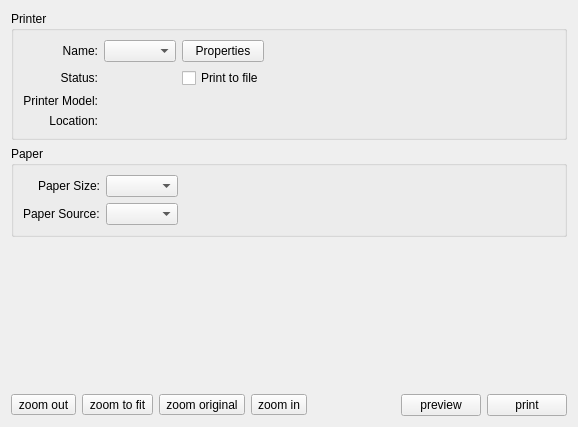
<?xml version="1.0" encoding="UTF-8"?>
<ui version="4.0">
 <class>cPrint</class>
 <widget class="QWidget" name="cPrint">
  <property name="geometry">
   <rect>
    <x>0</x>
    <y>0</y>
    <width>578</width>
    <height>427</height>
   </rect>
  </property>
  <property name="windowTitle">
   <string>Form</string>
  </property>
  <layout class="QGridLayout" name="gridLayout">
   <item row="0" column="0">
    <layout class="QVBoxLayout" name="verticalLayout" stretch="1,0">
     <item>
      <widget class="QSplitter" name="m_lpSplitter">
       <property name="orientation">
        <enum>Qt::Horizontal</enum>
       </property>
       <widget class="QWidget" name="layoutWidget">
        <layout class="QVBoxLayout" name="verticalLayout_2">
         <item>
          <widget class="QGroupBox" name="groupBox">
           <property name="title">
            <string>Printer</string>
           </property>
           <layout class="QGridLayout" name="gridLayout_3">
            <item row="0" column="0">
             <layout class="QGridLayout" name="gridLayout_2">
              <item row="1" column="3">
               <widget class="QCheckBox" name="m_lpPrintToFile">
                <property name="text">
                 <string>Print to file</string>
                </property>
               </widget>
              </item>
              <item row="0" column="1">
               <widget class="QLabel" name="label_2">
                <property name="text">
                 <string>Name:</string>
                </property>
                <property name="alignment">
                 <set>Qt::AlignRight|Qt::AlignTrailing|Qt::AlignVCenter</set>
                </property>
               </widget>
              </item>
              <item row="1" column="2">
               <widget class="QLabel" name="m_lpPrinterStatus">
                <property name="text">
                 <string/>
                </property>
               </widget>
              </item>
              <item row="0" column="4">
               <spacer name="horizontalSpacer_4">
                <property name="orientation">
                 <enum>Qt::Horizontal</enum>
                </property>
                <property name="sizeHint" stdset="0">
                 <size>
                  <width>40</width>
                  <height>20</height>
                 </size>
                </property>
               </spacer>
              </item>
              <item row="2" column="2" colspan="2">
               <widget class="QLabel" name="m_lpPrinterMakeAndModel">
                <property name="text">
                 <string/>
                </property>
               </widget>
              </item>
              <item row="0" column="2">
               <widget class="QComboBox" name="m_lpPrinterSelect"/>
              </item>
              <item row="0" column="3">
               <widget class="QPushButton" name="m_lpPrinterProperties">
                <property name="text">
                 <string>Properties</string>
                </property>
               </widget>
              </item>
              <item row="2" column="1">
               <widget class="QLabel" name="label">
                <property name="text">
                 <string>Printer Model:</string>
                </property>
                <property name="alignment">
                 <set>Qt::AlignRight|Qt::AlignTrailing|Qt::AlignVCenter</set>
                </property>
               </widget>
              </item>
              <item row="1" column="1">
               <widget class="QLabel" name="label_4">
                <property name="text">
                 <string>Status:</string>
                </property>
                <property name="alignment">
                 <set>Qt::AlignRight|Qt::AlignTrailing|Qt::AlignVCenter</set>
                </property>
               </widget>
              </item>
              <item row="3" column="2" colspan="2">
               <widget class="QLabel" name="m_lpPrinterLocation">
                <property name="text">
                 <string/>
                </property>
               </widget>
              </item>
              <item row="3" column="1">
               <widget class="QLabel" name="label_5">
                <property name="text">
                 <string>Location:</string>
                </property>
                <property name="alignment">
                 <set>Qt::AlignRight|Qt::AlignTrailing|Qt::AlignVCenter</set>
                </property>
               </widget>
              </item>
             </layout>
            </item>
           </layout>
          </widget>
         </item>
         <item>
          <widget class="QGroupBox" name="groupBox_2">
           <property name="title">
            <string>Paper</string>
           </property>
           <layout class="QGridLayout" name="gridLayout_5">
            <item row="0" column="0">
             <layout class="QGridLayout" name="gridLayout_4">
              <item row="0" column="0">
               <widget class="QLabel" name="label_3">
                <property name="text">
                 <string>Paper Size:</string>
                </property>
                <property name="alignment">
                 <set>Qt::AlignRight|Qt::AlignTrailing|Qt::AlignVCenter</set>
                </property>
               </widget>
              </item>
              <item row="0" column="2">
               <spacer name="horizontalSpacer_3">
                <property name="orientation">
                 <enum>Qt::Horizontal</enum>
                </property>
                <property name="sizeHint" stdset="0">
                 <size>
                  <width>40</width>
                  <height>20</height>
                 </size>
                </property>
               </spacer>
              </item>
              <item row="0" column="1">
               <widget class="QComboBox" name="m_lpPaperSize"/>
              </item>
              <item row="1" column="0">
               <widget class="QLabel" name="label_6">
                <property name="text">
                 <string>Paper Source:</string>
                </property>
               </widget>
              </item>
              <item row="1" column="1">
               <widget class="QComboBox" name="m_lpPaperSource"/>
              </item>
             </layout>
            </item>
           </layout>
          </widget>
         </item>
         <item>
          <spacer name="verticalSpacer">
           <property name="orientation">
            <enum>Qt::Vertical</enum>
           </property>
           <property name="sizeHint" stdset="0">
            <size>
             <width>20</width>
             <height>40</height>
            </size>
           </property>
          </spacer>
         </item>
        </layout>
       </widget>
      </widget>
     </item>
     <item>
      <layout class="QHBoxLayout" name="horizontalLayout">
       <item>
        <widget class="QToolButton" name="m_lpZoomOut">
         <property name="toolTip">
          <string>zoom out</string>
         </property>
         <property name="statusTip">
          <string>zoom out</string>
         </property>
         <property name="text">
          <string>zoom out</string>
         </property>
         <property name="iconSize">
          <size>
           <width>24</width>
           <height>24</height>
          </size>
         </property>
        </widget>
       </item>
       <item>
        <widget class="QToolButton" name="m_lpZoomFit">
         <property name="toolTip">
          <string>zoo to fit</string>
         </property>
         <property name="statusTip">
          <string>zoom to fit</string>
         </property>
         <property name="text">
          <string>zoom to fit</string>
         </property>
        </widget>
       </item>
       <item>
        <widget class="QToolButton" name="m_lpZoomOriginal">
         <property name="toolTip">
          <string>zoom original</string>
         </property>
         <property name="statusTip">
          <string>zoom original</string>
         </property>
         <property name="text">
          <string>zoom original</string>
         </property>
        </widget>
       </item>
       <item>
        <widget class="QToolButton" name="m_lpZoomIn">
         <property name="toolTip">
          <string>zoom in</string>
         </property>
         <property name="statusTip">
          <string>zoom in</string>
         </property>
         <property name="text">
          <string>zoom in</string>
         </property>
        </widget>
       </item>
       <item>
        <spacer name="horizontalSpacer_2">
         <property name="orientation">
          <enum>Qt::Horizontal</enum>
         </property>
         <property name="sizeHint" stdset="0">
          <size>
           <width>40</width>
           <height>20</height>
          </size>
         </property>
        </spacer>
       </item>
       <item>
        <widget class="QPushButton" name="m_lpPrintPreview">
         <property name="text">
          <string>preview</string>
         </property>
        </widget>
       </item>
       <item>
        <widget class="QPushButton" name="m_lpPrint">
         <property name="text">
          <string>print</string>
         </property>
        </widget>
       </item>
      </layout>
     </item>
    </layout>
   </item>
  </layout>
 </widget>
 <resources/>
 <connections/>
</ui>
